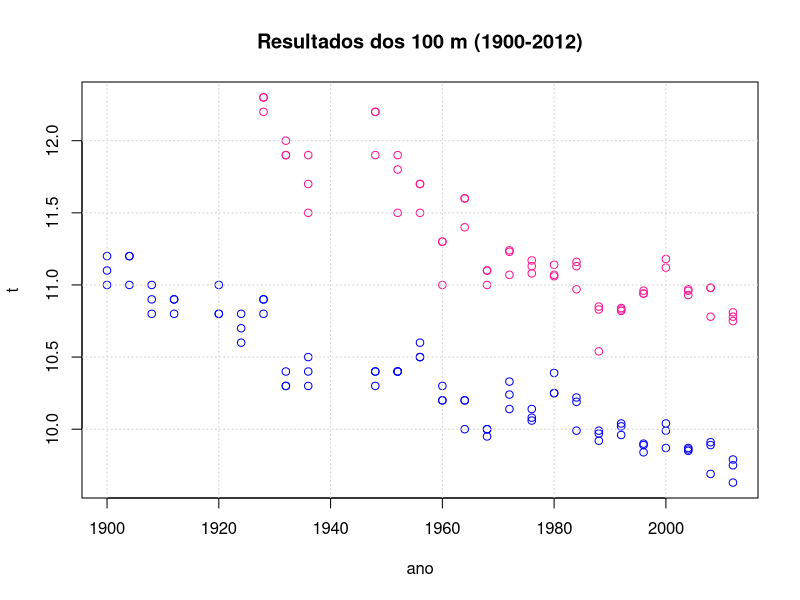
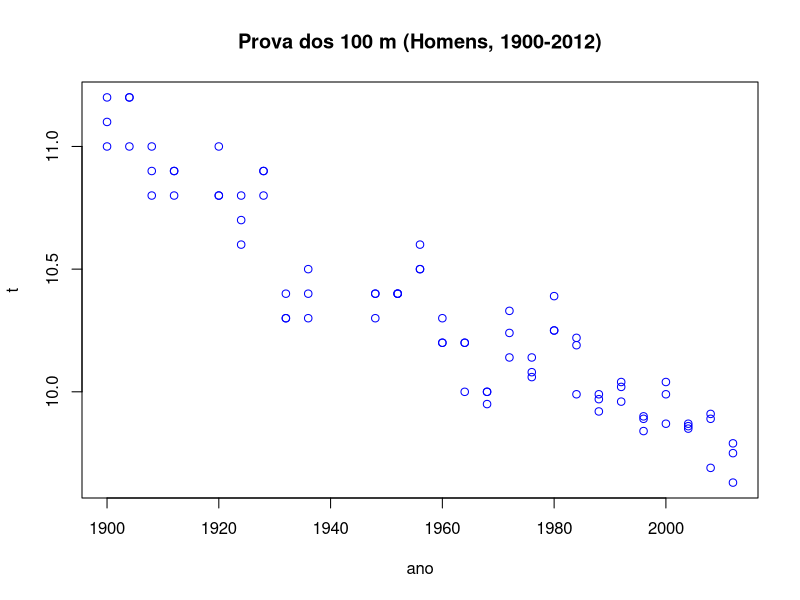

Source code (R) for these figures, in order:
## ---- chunk 1
olimp<-read.csv("data/olimpiadas.csv")
head(olimp)
## ---- chunk 2
colvec<-ifelse(olimp$sexo=="M","blue","deeppink")
plot(olimp$ano,olimp$t,col=colvec, xlab="ano",ylab="t")
title(main="Resultados dos 100 m (1900-2012)")
grid()

# Comando abaixo:
# valor<-identify(olimp$ano,olimp$t)
## execute o comando acima com o gráfico aberto em Script R
## agora posicione o ponteiro da tela no ponto desejado
## e pressione o botão esquerdo do mouse (pode clicar em vários pontos)
## 
## para parar: pressione o botão direito do mouse e escolhar "parar" 
##
## os números das linhas no data frame serão colocadas na variável valor 
## e "plotadas" no gráfico ao lado do ponto

## ---- chunk 3
valor <- 40
olimp[valor,]
## ---- chunk 4
olimpm<-olimp[olimp$sexo=="M",]  
plot(olimpm$ano,olimpm$t,xlab="ano",ylab="t",col="blue")
title(main="Prova dos 100 m (Homens, 1900-2012)")
## ---- chunk 5
## para estimar os resultados e colocá-los na variável modelo1:
modelo1<-lm(t~ano,data=olimpm) ## t = b0+ b1 ano + E
## para ver os resultados
#summary(modelo1)
## ---- chunk 6
confint(modelo1,level=0.95) 
## ---- chunk 7
## para estimar os resultados e colocá-los na variável modelo1:
modelo2<-lm(t~ano+elev,data=olimpm) ## t = b0+ b1 ano + b2 elev + E
## para ver os resultados
summary(modelo2)
## ---- chunk 8
## intervalo de confiança a 95% para os parâmetros
confint(modelo2)
